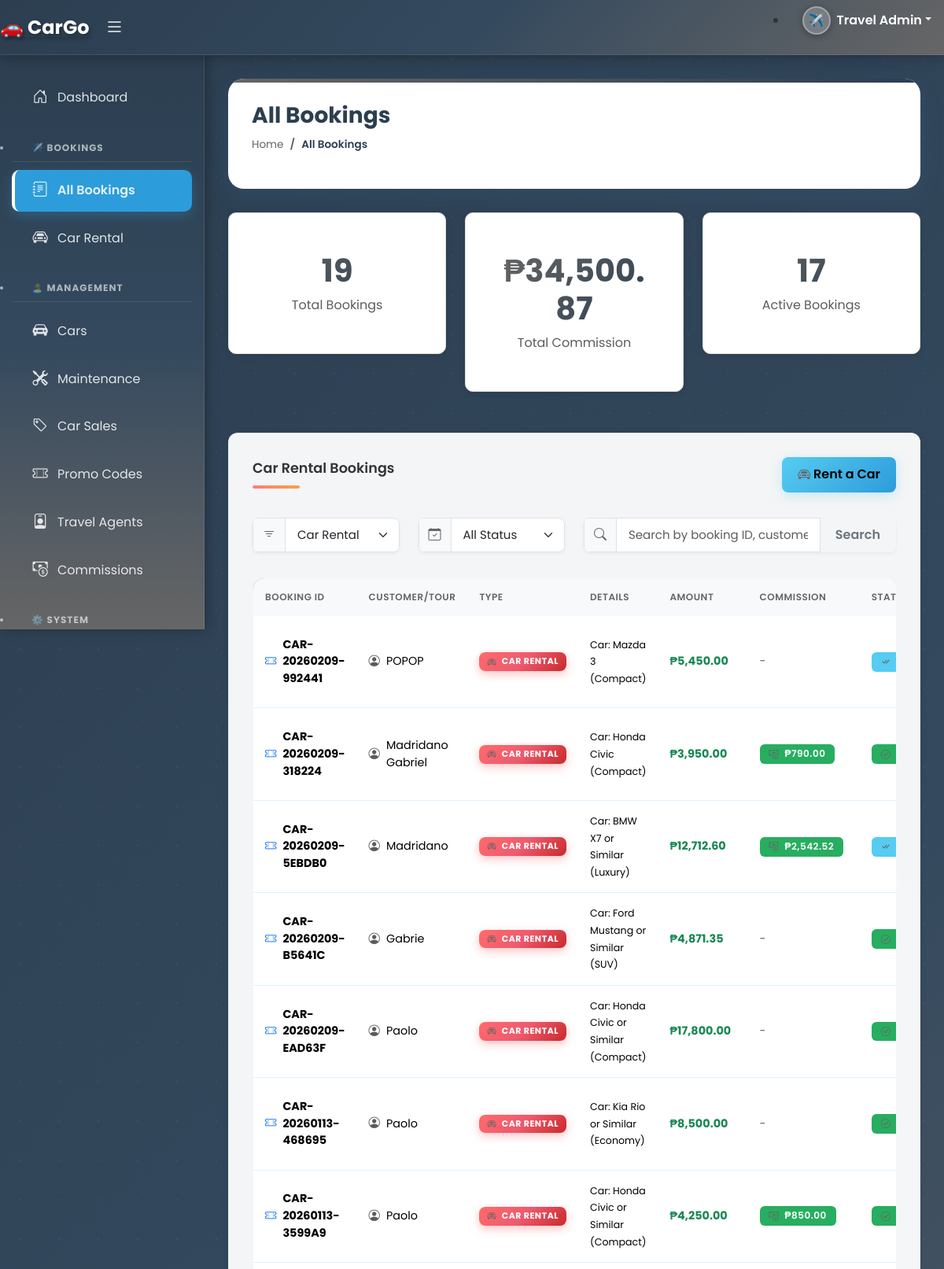
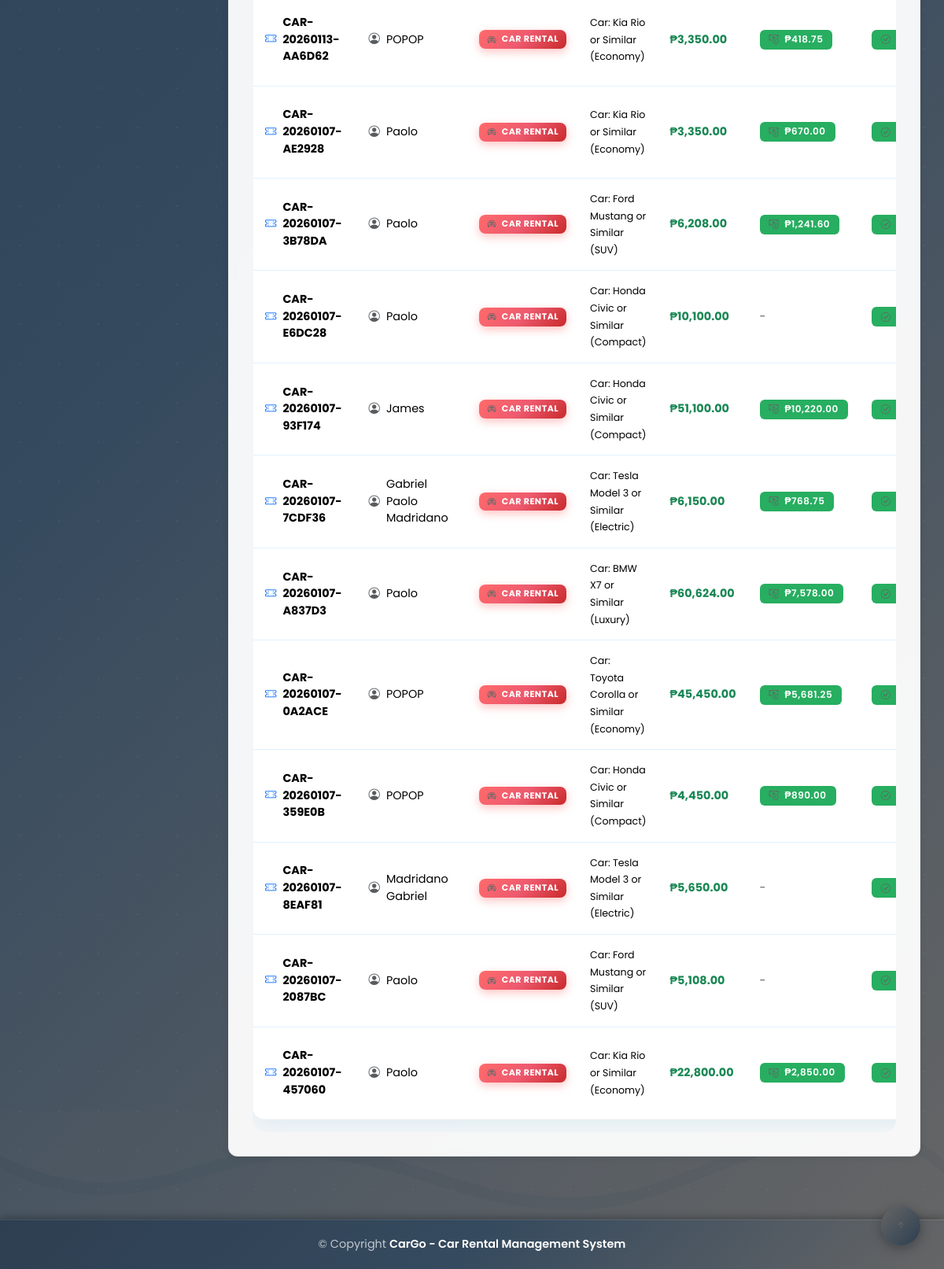
Page /index.php?page=all_bookings (signed in) on the committed database (2 pictures, top to bottom).
### tables this page shows
CREATE TABLE `car_rentals` (
  `id` int(11) NOT NULL,
  `booking_id` varchar(50) NOT NULL,
  `customer_name` varchar(100) NOT NULL,
  `customer_email` varchar(100) NOT NULL,
  `customer_phone` varchar(20) NOT NULL,
  `customer_age` int(11) NOT NULL,
  `pickup_date` date NOT NULL,
  `dropoff_date` date NOT NULL,
  `pickup_time` time NOT NULL,
  `dropoff_time` time NOT NULL,
  `pickup_location` varchar(200) NOT NULL,
  `dropoff_location` varchar(200) NOT NULL,
  `car_type` varchar(50) NOT NULL,
  `car_model` varchar(100) NOT NULL,
  `car_image` varchar(255) DEFAULT NULL,
  `rental_days` int(11) NOT NULL,
  `daily_rate` decimal(10,2) NOT NULL,
  `subtotal` decimal(10,2) NOT NULL,
  `insurance_fee` decimal(10,2) DEFAULT 0.00,
  `additional_fees` decimal(10,2) DEFAULT 0.00,
  `total_amount` decimal(10,2) NOT NULL,
  `promo_code` varchar(50) DEFAULT NULL,
  `discount_amount` decimal(10,2) DEFAULT 0.00,
  `agent_id` varchar(50) DEFAULT NULL,
  `agent_commission` decimal(10,2) DEFAULT 0.00,
  `status` varchar(50) DEFAULT 'Pending',
  `admin_notes` text DEFAULT NULL,
  `payment_method` varchar(50) DEFAULT NULL,
  `payment_status` varchar(50) DEFAULT 'Pending',
  `created_at` timestamp NOT NULL DEFAULT current_timestamp(),
  `updated_at` timestamp NOT NULL DEFAULT current_timestamp() ON UPDATE current_timestamp(),
  `license_number` varchar(50) DEFAULT '',
  `license_expiry` date DEFAULT NULL
);

### modules/all_bookings.php (the view, shortened to what this page needs)
<?php
$host = 'localhost';
$user = 'root';
$pass = '';
$dbname = 'travel_db_improved';
$conn = new mysqli($host, $user, $pass, $dbname);
$all_bookings = [];
$car_table_exists = $conn->query("SHOW TABLES LIKE 'car_rentals'");
if ($car_table_exists && $car_table_exists->num_rows > 0) {
    $result = $conn->query("
        SELECT 'car' as type, booking_id as id, customer_name, 'Car Rental' as booking_type,
               CONCAT('Car: ', car_model, ' (', car_type, ')') as details,
               COALESCE(total_amount, 0) as amount,
               COALESCE(agent_commission, 0) as commission,
               status, created_at as booking_date, car_model, car_type
        FROM car_rentals
        ORDER BY created_at DESC
    ");
    if ($result) {
        while($row = $result->fetch_assoc()) {
            $all_bookings[] = $row;
        }
    }
}
usort($all_bookings, function($a, $b) {
    return strtotime($b['booking_date']) - strtotime($a['booking_date']);
});
$total_bookings = count($all_bookings);
$total_commission = array_sum(array_column($all_bookings, 'commission'));
$active_bookings = count(array_filter($all_bookings, function($b) {
    return in_array($b['status'], ['Confirmed', 'Available', 'Active', 'Checked-in', 'Boarded']);
}));
?>
<div class="pagetitle">
  <h1>All Bookings</h1>
  <nav>
    <ol class="breadcrumb">
      <li class="breadcrumb-item"><a href="index.php">Home</a></li>
      <li class="breadcrumb-item active">All Bookings</li>
    </ol>
  </nav>
</div>
<section class="section">
  <div class="row">
    <div class="col-lg-12">
      <div class="row mb-4">
        <div class="col-md-4">
          <div class="card stat-card">
            <div class="card-body text-center py-4">
              <h2 class="display-6 fw-bold text-muted"><?php echo $total_bookings; ?></h2>
              <p class="mb-0 text-muted">Total Bookings</p>
            </div>
          </div>
        </div>
        <div class="col-md-4">
          <div class="card stat-card">
            <div class="card-body text-center py-4">
              <h2 class="display-6 fw-bold text-muted">₱<?php echo number_format($total_commission, 2); ?></h2>
              <p class="mb-0 text-muted">Total Commission</p>
            </div>
          </div>
        </div>
        <div class="col-md-4">
          <div class="card stat-card">
            <div class="card-body text-center py-4">
              <h2 class="display-6 fw-bold text-muted"><?php echo $active_bookings; ?></h2>
              <p class="mb-0 text-muted">Active Bookings</p>
            </div>
          </div>
        </div>
      </div>
      <div class="card">
        <div class="card-body">
          <div class="row mb-4">
            <div class="col-md-12">
              <div class="d-flex justify-content-between align-items-center">
                <h5 class="card-title mb-0">Car Rental Bookings</h5>
                <div class="btn-group">
                  <a href="index.php?page=car_rental" class="btn btn-info">
                    <i class="bi bi-car-front"></i> Rent a Car
                  </a>
                </div>
              </div>
            </div>
          </div>
          <div class="row mb-4">
            <div class="col-md-3">
              <div class="input-group">
                <span class="input-group-text"><i class="bi bi-filter"></i></span>
                <select class="form-select" id="filterType">
                  <option value="Car Rental" selected>Car Rental</option>
                </select>
              </div>
            </div>
            <div class="col-md-3">
              <div class="input-group">
                <span class="input-group-text"><i class="bi bi-calendar-check"></i></span>
                <select class="form-select" id="filterStatus">
                  <option value="">All Status</option>
                </select>
              </div>
            </div>
            <div class="col-md-6">
              <div class="input-group">
                <span class="input-group-text"><i class="bi bi-search"></i></span>
                <input type="text" class="form-control" id="searchInput" placeholder="Search by booking ID, customer name, or details...">
                <button class="btn btn-outline-secondary" type="button" onclick="searchBookings()">
                  Search
                </button>
              </div>
            </div>
          </div>
          <div class="table-responsive">
            <table class="table table-hover" id="bookingsTable">
              <thead class="table-light">
                <tr>
                  <th>Booking ID</th>
                  <th>Customer/Tour</th>
                  <th>Type</th>
                  <th>Details</th>
                  <th>Amount</th>
                  <th>Commission</th>
                  <th>Status</th>
                </tr>
              </thead>
              <tbody>
                <?php foreach($all_bookings as $booking):
                  $type_badge = '';
                  $type_icon = '';
                  switch($booking['booking_type']) {
                    case 'Car Rental':
                      $type_badge = 'dark';
                      $type_icon = 'bi-car-front';
                      break;
                  }
                  $status_badge = '';
                  $status_icon = '';
                  switch($booking['status']) {
                    case 'Confirmed':
                    case 'Available':
                    case 'Active':
                      $status_badge = 'success';
                      $status_icon = 'bi-check-circle';
                      break;
                    case 'Completed':
                    case 'Returned':
                    case 'Checked-out':
                      $status_badge = 'info';
                      $status_icon = 'bi-check-all';
                      break;
                  }
                ?>
                <tr data-type="<?php echo $booking['booking_type']; ?>" data-status="<?php echo $booking['status']; ?>" data-id="<?php echo $booking['id']; ?>" data-customer="<?php echo htmlspecialchars($booking['customer_name']); ?>" data-details="<?php echo htmlspecialchars($booking['details']); ?>">
                  <td>
                    <div class="d-flex align-items-center">
                      <i class="bi bi-ticket-perforated text-primary me-2"></i>
                      <strong><?php echo $booking['id']; ?></strong>
                    </div>
                  </td>
                  <td>
                    <div class="d-flex align-items-center">
                      <i class="bi bi-person-circle text-muted me-2"></i>
                      <?php echo htmlspecialchars($booking['customer_name']); ?>
                    </div>
                  </td>
                  <td>
                    <span class="badge bg-<?php echo $type_badge; ?>">
                      <i class="bi <?php echo $type_icon; ?> me-1"></i>
                      <?php echo $booking['booking_type']; ?>
                    </span>
                  </td>
                  <td>
                    <small><?php echo $booking['details']; ?></small>
                  </td>
                  <td>
                    <strong class="text-success">₱<?php echo number_format($booking['amount'], 2); ?></strong>
                  </td>
                  <td>
                    <?php if ($booking['commission'] > 0): ?>
                    <span class="badge bg-success">
                      <i class="bi bi-cash-coin me-1"></i>
                      ₱<?php echo number_format($booking['commission'], 2); ?>
                    </span>
                    <?php else: ?>
                    <span class="text-muted">-</span>
                    <?php endif; ?>
                  </td>
                  <td>
                    <span class="badge bg-<?php echo $status_badge; ?>">
                      <i class="bi <?php echo $status_icon; ?> me-1"></i>
                    </span>
                  </td>
                </tr>
                <?php endforeach; ?>
              </tbody>
            </table>
          </div>
        </div>
      </div>
    </div>
  </div>
</section>

### modules/all_bookings.php (style rules this page uses)
.stat-card { border: 1px solid #e0e0e0; border-radius: 10px; box-shadow: 0 2px 10px rgba(0,0,0,0.1); margin-bottom: 20px; transition: transform 0.3s; background: white; }
.stat-card .card-body { padding: 20px; }
.card h5.card-title { font-size: 1.1rem; font-weight: 600; color: #333; }

### rows in the picture
car_rentals: booking "CAR-20260209-992441", customer_name "POPOP", booking_type "CAR RENTAL", details "Car: Mazda 3 (Compact)", amount "5,450.00"
car_rentals: booking "CAR-20260209-318224", customer_name "Madridano Gabriel", booking_type "CAR RENTAL", details "Car: Honda Civic (Compact)", amount "3,950.00", commission "790.00"
car_rentals: booking "CAR-20260209-5EBDB0", customer_name "Madridano", booking_type "CAR RENTAL", details "Car: BMW X7 or Similar (Luxury)", amount "12,712.60", commission "2,542.52"
car_rentals: booking "CAR-20260209-B5641C", customer_name "Gabrie", booking_type "CAR RENTAL", details "Car: Ford Mustang or Similar (SUV)", amount "4,871.35"
car_rentals: booking "CAR-20260209-EAD63F", customer_name "Paolo", booking_type "CAR RENTAL", details "Car: Honda Civic or Similar (Compact)", amount "17,800.00"
car_rentals: booking "CAR-20260113-468695", customer_name "Paolo", booking_type "CAR RENTAL", details "Car: Kia Rio or Similar (Economy)", amount "8,500.00"
car_rentals: booking "CAR-20260113-3599A9", customer_name "Paolo", booking_type "CAR RENTAL", details "Car: Honda Civic or Similar (Compact)", amount "4,250.00", commission "850.00"
car_rentals: booking "CAR-20260113-AA6D62", customer_name "POPOP", booking_type "CAR RENTAL", details "Car: Kia Rio or Similar (Economy)", amount "3,350.00", commission "418.75"
car_rentals: booking "CAR-20260107-AE2928", customer_name "Paolo", booking_type "CAR RENTAL", details "Car: Kia Rio or Similar (Economy)", amount "3,350.00", commission "670.00"
car_rentals: booking "CAR-20260107-3B78DA", customer_name "Paolo", booking_type "CAR RENTAL", details "Car: Ford Mustang or Similar (SUV)", amount "6,208.00", commission "1,241.60"
car_rentals: booking "CAR-20260107-E6DC28", customer_name "Paolo", booking_type "CAR RENTAL", details "Car: Honda Civic or Similar (Compact)", amount "10,100.00"
car_rentals: booking "CAR-20260107-93F174", customer_name "James", booking_type "CAR RENTAL", details "Car: Honda Civic or Similar (Compact)", amount "51,100.00", commission "10,220.00"
car_rentals: booking "CAR-20260107-7CDF36", customer_name "Gabriel Paolo Madridano", booking_type "CAR RENTAL", details "Car: Tesla Model 3 or Similar (Electric)", amount "6,150.00", commission "768.75"
car_rentals: booking "CAR-20260107-A837D3", customer_name "Paolo", booking_type "CAR RENTAL", details "Car: BMW X7 or Similar (Luxury)", amount "60,624.00", commission "7,578.00"
car_rentals: booking "CAR-20260107-0A2ACE", customer_name "POPOP", booking_type "CAR RENTAL", details "Car: Toyota Corolla or Similar (Economy)", amount "45,450.00", commission "5,681.25"
car_rentals: booking "CAR-20260107-359E0B", customer_name "POPOP", booking_type "CAR RENTAL", details "Car: Honda Civic or Similar (Compact)", amount "4,450.00", commission "890.00"
car_rentals: booking "CAR-20260107-8EAF81", customer_name "Madridano Gabriel", booking_type "CAR RENTAL", details "Car: Tesla Model 3 or Similar (Electric)", amount "5,650.00"
car_rentals: booking "CAR-20260107-2087BC", customer_name "Paolo", booking_type "CAR RENTAL", details "Car: Ford Mustang or Similar (SUV)", amount "5,108.00"
car_rentals: booking "CAR-20260107-457060", customer_name "Paolo", booking_type "CAR RENTAL", details "Car: Kia Rio or Similar (Economy)", amount "22,800.00", commission "2,850.00"

### other values in the picture
$total_bookings "19"
$total_commission "34,500.87"
$active_bookings "17"
